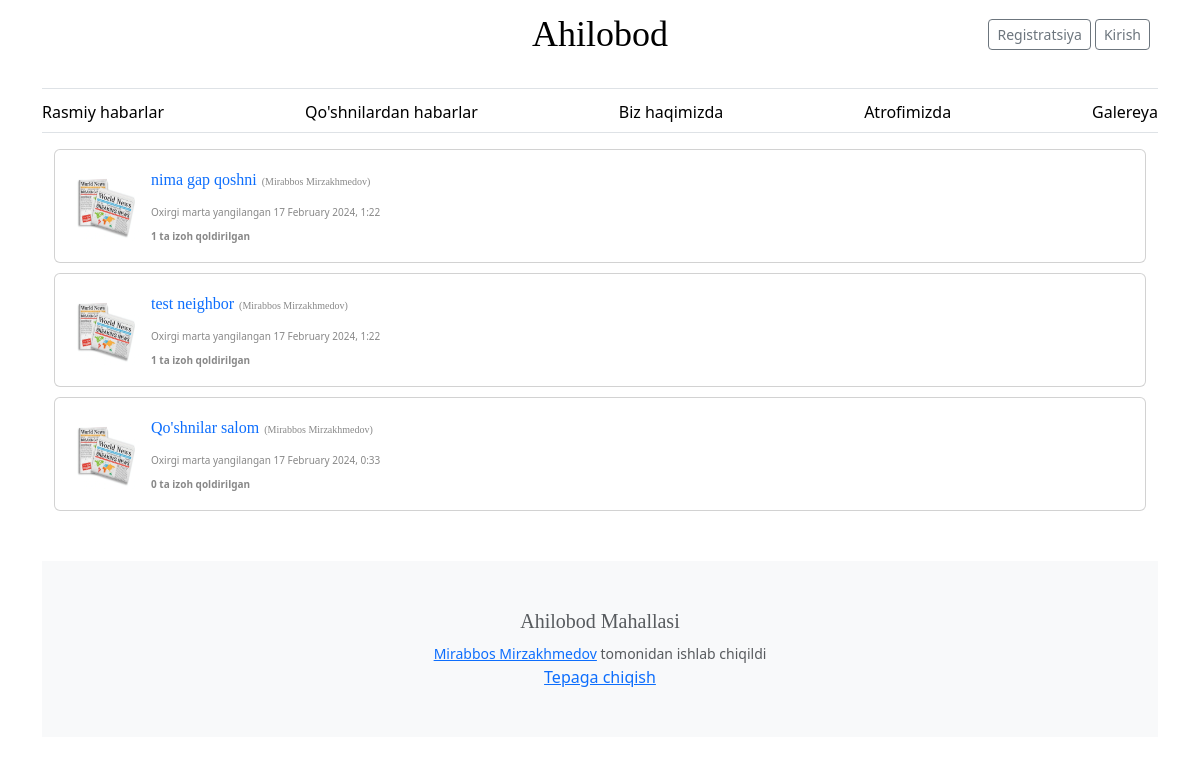
The page /post-neighbors/ on the database as committed earlier.
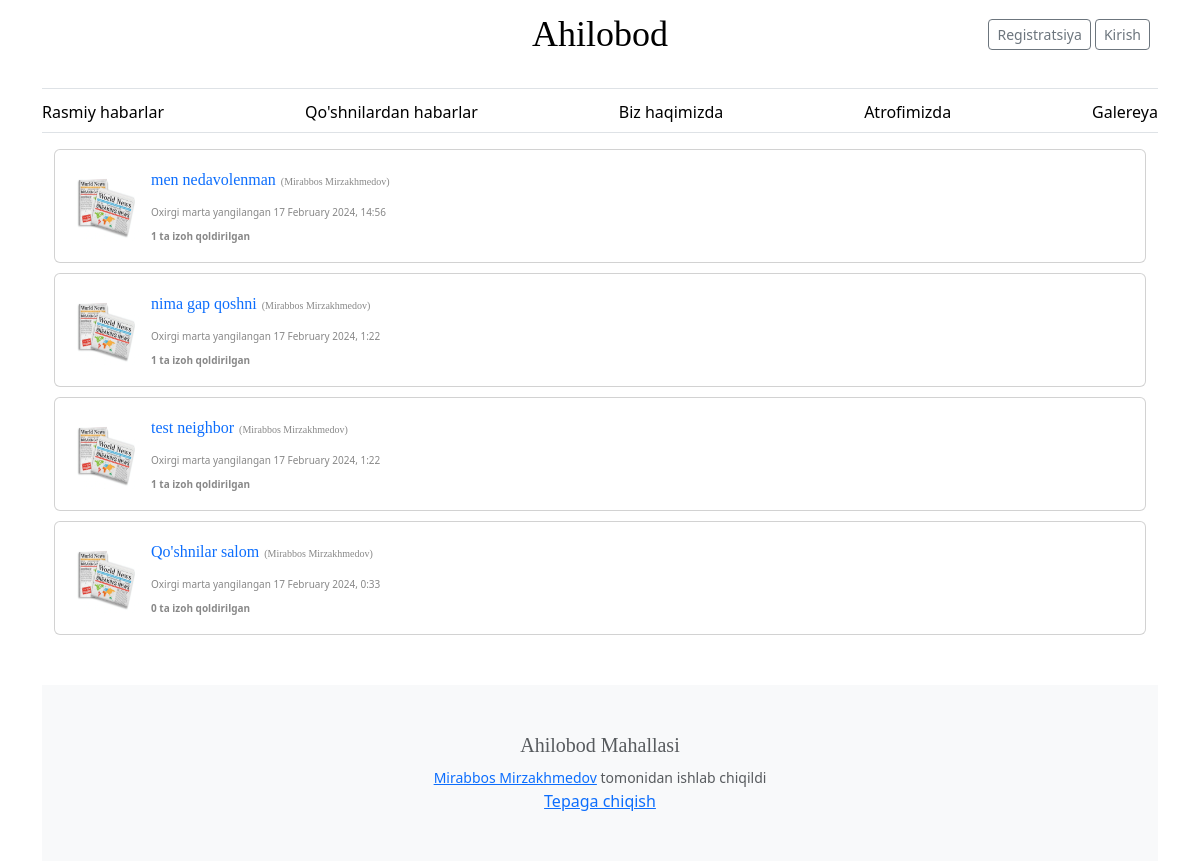
The same page on the database as committed later.
### webapp/models.py (models this page shows, shortened)
class PostNeighbors(models.Model):
    n_post_id = models.AutoField(primary_key=True)
    title = models.CharField(max_length=255)
    full_text = RichTextField(blank=True, null=True)
    created_at = models.DateTimeField(default=timezone.now)
    user_id = models.ForeignKey(User, on_delete=models.CASCADE,
                                related_name='neighbors_posts')
    updated_at = models.DateTimeField(auto_now=True)
    image = models.ImageField(upload_to='posts/',
                              default='posts/default.webp')

class User(AbstractUser):
    user_id = models.AutoField(primary_key=True)
    phone_number = models.CharField(max_length=20)
    profile_pic = models.ImageField(null=True, upload_to='profile/')
    bio = models.TextField(blank=True, null=True)
    created_at = models.DateTimeField(default=timezone.now)
    updated_at = models.DateTimeField(auto_now=True)

class NeighborComment(models.Model):
    comment_id = models.AutoField(primary_key=True)
    post = models.ForeignKey(PostNeighbors, on_delete=models.CASCADE, related_name='neighbor_comments')
    user = models.ForeignKey(User, on_delete=models.CASCADE, related_name='neighbor_comments')
    comment_text = models.TextField()
    created_at = models.DateTimeField(default=timezone.now)

### webapp/views.py (the view)
# urls.py: path('post-neighbors/', views.neighbors, name='neighbors'),
def neighbors(request):
    neighbors = PostNeighbors.objects.all().order_by('-created_at')
    data = {
        'title': "Qo'shnilardan yangilik",
        'neighbors': neighbors
    }
    return render(request, 'webapp/neighbors.html', data)

### webapp/templates/webapp/neighbors.html (shortened to what this page needs)
{% extends 'webapp/layout.html' %}
{% block body%}
{% for neighbor in neighbors %}
    <div class="card tweets">
        <div class="card-body">
            <div class="row align-items-center">
                <div class="col-md-1">
                    <img src="{{ neighbor.image.url }}" class="img-thumbnail img-center">
                </div>
                <div class="col-md-11">
                    <h5 class="card-title">
                        <a href="{% url 'neighbor-news-detail' neighbor.n_post_id %}">{{ neighbor.title }}</a> <span>({{ neighbor.user_id.first_name }} {{ neighbor.user_id.last_name }})</span>
                    </h5>
                    <p class="card-text">
                        <span>Oxirgi marta yangilangan {{ neighbor.updated_at|date:"j F Y, G:i" }}</span><br>
                        <strong><span>{{ neighbor.neighbor_comments.all|length }} ta izoh qoldirilgan</span></strong>
                    </p>
                </div>
            </div>
        </div>
    </div>
{% endfor %}
{% endblock %}

Rows that differ between the two databases and show on the page:
added PostNeighbors: image (placeholder picture), title "men nedavolenman", user_id.first_name "Mirabbos", user_id.last_name "Mirzakhmedov", updated_at "17 February 2024, 14:56", neighbor_comments.all|length "1"
